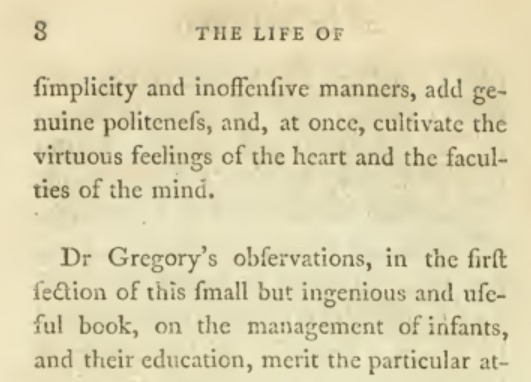
#> input picture ProcImg/carol.jpg, 531 x 382 px
$ python filtroborda.py
#> lines starting #> are read from the running program, lines starting #| are printed output that depends on the picture
from PIL import Image, ImageFilter

#Abrir imagem
img1 = Image.open("carol.jpg")
#> img1 is the input picture: PIL image 531x382 RGB; mean R, G, B 220.1, 211.3, 175.4

#Criar kernel
kernel = ImageFilter.Kernel((3,3), (-1,-1,-1,-1,8,-1,-1,-1,-1), 1)

#Aplicar filtro na imagem
img2 = img1.filter(kernel)
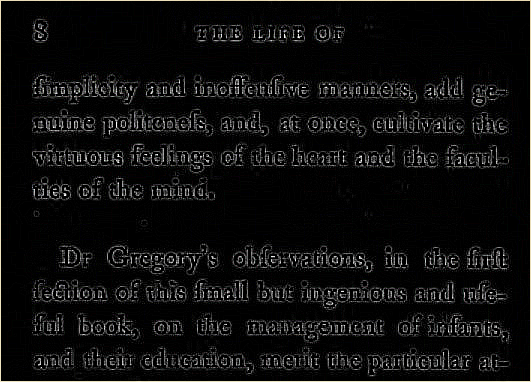
#> img2: PIL image 531x382 RGB; mean R, G, B 14.9, 14.8, 14.5

#Salvar imagem
img2.save("carolborda.jpg")

$ run again, with ProcImg/balonismo.jpg copied over ProcImg/carol.jpg
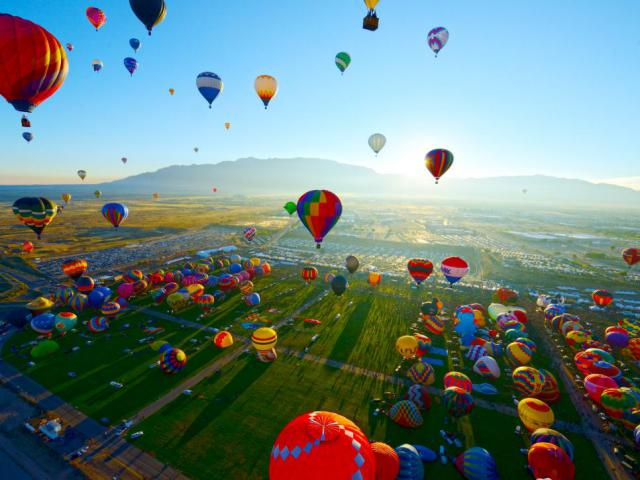
#> input picture ProcImg/balonismo.jpg, 640 x 480 px
#> img1 is the input picture: PIL image 640x480 RGB; mean R, G, B 108.2, 129.1, 126.9
#> `img2 = img1.filter(kernel)`:
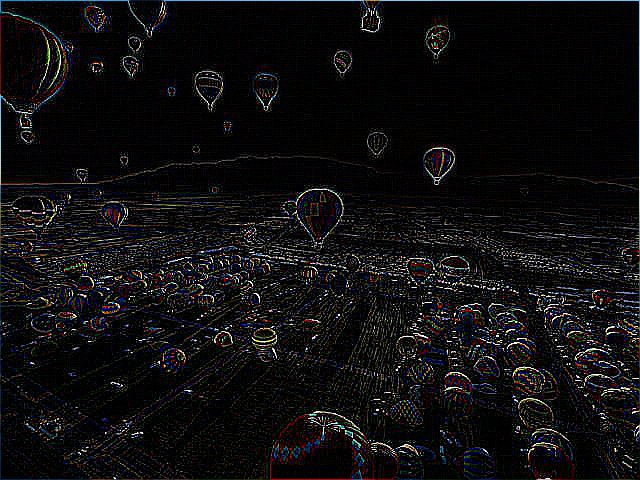
#> img2: PIL image 640x480 RGB; mean R, G, B 14.7, 14.2, 14.8
